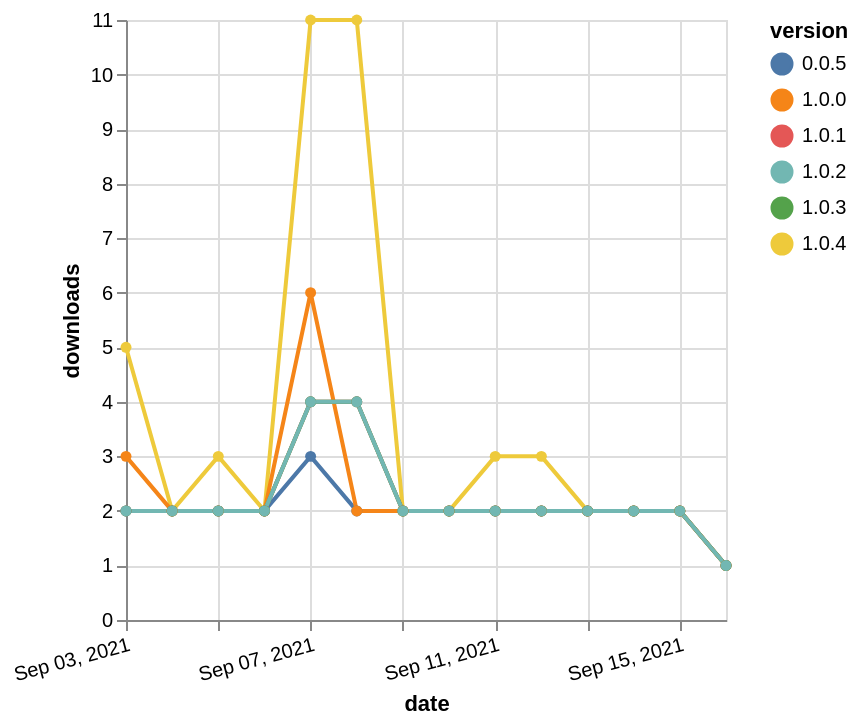

Vega-Lite specification for this chart:
### Vega-Lite specification from a JSON file in a GitHub repository (floating-point values rounded to 4 significant figures)
{"$schema": "https://vega.github.io/schema/vega-lite/v5.json", "description": "A simple bar chart with embedded data.", "data": {"values": [{"date": "2021-09-03", "total": 1537, "delta": 5, "version": "1.0.4"}, {"date": "2021-09-04", "total": 1539, "delta": 2, "version": "1.0.4"}, {"date": "2021-09-05", "total": 1542, "delta": 3, "version": "1.0.4"}, {"date": "2021-09-06", "total": 1544, "delta": 2, "version": "1.0.4"}, {"date": "2021-09-07", "total": 1555, "delta": 11, "version": "1.0.4"}, {"date": "2021-09-08", "total": 1566, "delta": 11, "version": "1.0.4"}, {"date": "2021-09-09", "total": 1568, "delta": 2, "version": "1.0.4"}, {"date": "2021-09-10", "total": 1570, "delta": 2, "version": "1.0.4"}, {"date": "2021-09-11", "total": 1573, "delta": 3, "version": "1.0.4"}, {"date": "2021-09-12", "total": 1576, "delta": 3, "version": "1.0.4"}, {"date": "2021-09-13", "total": 1578, "delta": 2, "version": "1.0.4"}, {"date": "2021-09-14", "total": 1580, "delta": 2, "version": "1.0.4"}, {"date": "2021-09-15", "total": 1582, "delta": 2, "version": "1.0.4"}, {"date": "2021-09-16", "total": 1583, "delta": 1, "version": "1.0.4"}, {"date": "2021-09-03", "total": 2066, "delta": 2, "version": "0.0.5"}, {"date": "2021-09-04", "total": 2068, "delta": 2, "version": "0.0.5"}, {"date": "2021-09-05", "total": 2070, "delta": 2, "version": "0.0.5"}, {"date": "2021-09-06", "total": 2072, "delta": 2, "version": "0.0.5"}, {"date": "2021-09-07", "total": 2075, "delta": 3, "version": "0.0.5"}, {"date": "2021-09-08", "total": 2077, "delta": 2, "version": "0.0.5"}, {"date": "2021-09-09", "total": 2079, "delta": 2, "version": "0.0.5"}, {"date": "2021-09-10", "total": 2081, "delta": 2, "version": "0.0.5"}, {"date": "2021-09-11", "total": 2083, "delta": 2, "version": "0.0.5"}, {"date": "2021-09-12", "total": 2085, "delta": 2, "version": "0.0.5"}, {"date": "2021-09-13", "total": 2087, "delta": 2, "version": "0.0.5"}, {"date": "2021-09-14", "total": 2089, "delta": 2, "version": "0.0.5"}, {"date": "2021-09-15", "total": 2091, "delta": 2, "version": "0.0.5"}, {"date": "2021-09-16", "total": 2092, "delta": 1, "version": "0.0.5"}, {"date": "2021-09-03", "total": 1505, "delta": 2, "version": "1.0.1"}, {"date": "2021-09-04", "total": 1507, "delta": 2, "version": "1.0.1"}, {"date": "2021-09-05", "total": 1509, "delta": 2, "version": "1.0.1"}, {"date": "2021-09-06", "total": 1511, "delta": 2, "version": "1.0.1"}, {"date": "2021-09-07", "total": 1515, "delta": 4, "version": "1.0.1"}, {"date": "2021-09-08", "total": 1519, "delta": 4, "version": "1.0.1"}, {"date": "2021-09-09", "total": 1521, "delta": 2, "version": "1.0.1"}, {"date": "2021-09-10", "total": 1523, "delta": 2, "version": "1.0.1"}, {"date": "2021-09-11", "total": 1525, "delta": 2, "version": "1.0.1"}, {"date": "2021-09-12", "total": 1527, "delta": 2, "version": "1.0.1"}, {"date": "2021-09-13", "total": 1529, "delta": 2, "version": "1.0.1"}, {"date": "2021-09-14", "total": 1531, "delta": 2, "version": "1.0.1"}, {"date": "2021-09-15", "total": 1533, "delta": 2, "version": "1.0.1"}, {"date": "2021-09-16", "total": 1534, "delta": 1, "version": "1.0.1"}, {"date": "2021-09-03", "total": 2365, "delta": 3, "version": "1.0.0"}, {"date": "2021-09-04", "total": 2367, "delta": 2, "version": "1.0.0"}, {"date": "2021-09-05", "total": 2369, "delta": 2, "version": "1.0.0"}, {"date": "2021-09-06", "total": 2371, "delta": 2, "version": "1.0.0"}, {"date": "2021-09-07", "total": 2377, "delta": 6, "version": "1.0.0"}, {"date": "2021-09-08", "total": 2379, "delta": 2, "version": "1.0.0"}, {"date": "2021-09-09", "total": 2381, "delta": 2, "version": "1.0.0"}, {"date": "2021-09-10", "total": 2383, "delta": 2, "version": "1.0.0"}, {"date": "2021-09-11", "total": 2385, "delta": 2, "version": "1.0.0"}, {"date": "2021-09-12", "total": 2387, "delta": 2, "version": "1.0.0"}, {"date": "2021-09-13", "total": 2389, "delta": 2, "version": "1.0.0"}, {"date": "2021-09-14", "total": 2391, "delta": 2, "version": "1.0.0"}, {"date": "2021-09-15", "total": 2393, "delta": 2, "version": "1.0.0"}, {"date": "2021-09-16", "total": 2394, "delta": 1, "version": "1.0.0"}, {"date": "2021-09-03", "total": 1358, "delta": 2, "version": "1.0.3"}, {"date": "2021-09-04", "total": 1360, "delta": 2, "version": "1.0.3"}, {"date": "2021-09-05", "total": 1362, "delta": 2, "version": "1.0.3"}, {"date": "2021-09-06", "total": 1364, "delta": 2, "version": "1.0.3"}, {"date": "2021-09-07", "total": 1368, "delta": 4, "version": "1.0.3"}, {"date": "2021-09-08", "total": 1372, "delta": 4, "version": "1.0.3"}, {"date": "2021-09-09", "total": 1374, "delta": 2, "version": "1.0.3"}, {"date": "2021-09-10", "total": 1376, "delta": 2, "version": "1.0.3"}, {"date": "2021-09-11", "total": 1378, "delta": 2, "version": "1.0.3"}, {"date": "2021-09-12", "total": 1380, "delta": 2, "version": "1.0.3"}, {"date": "2021-09-13", "total": 1382, "delta": 2, "version": "1.0.3"}, {"date": "2021-09-14", "total": 1384, "delta": 2, "version": "1.0.3"}, {"date": "2021-09-15", "total": 1386, "delta": 2, "version": "1.0.3"}, {"date": "2021-09-16", "total": 1387, "delta": 1, "version": "1.0.3"}, {"date": "2021-09-03", "total": 1388, "delta": 2, "version": "1.0.2"}, {"date": "2021-09-04", "total": 1390, "delta": 2, "version": "1.0.2"}, {"date": "2021-09-05", "total": 1392, "delta": 2, "version": "1.0.2"}, {"date": "2021-09-06", "total": 1394, "delta": 2, "version": "1.0.2"}, {"date": "2021-09-07", "total": 1398, "delta": 4, "version": "1.0.2"}, {"date": "2021-09-08", "total": 1402, "delta": 4, "version": "1.0.2"}, {"date": "2021-09-09", "total": 1404, "delta": 2, "version": "1.0.2"}, {"date": "2021-09-10", "total": 1406, "delta": 2, "version": "1.0.2"}, {"date": "2021-09-11", "total": 1408, "delta": 2, "version": "1.0.2"}, {"date": "2021-09-12", "total": 1410, "delta": 2, "version": "1.0.2"}, {"date": "2021-09-13", "total": 1412, "delta": 2, "version": "1.0.2"}, {"date": "2021-09-14", "total": 1414, "delta": 2, "version": "1.0.2"}, {"date": "2021-09-15", "total": 1416, "delta": 2, "version": "1.0.2"}, {"date": "2021-09-16", "total": 1417, "delta": 1, "version": "1.0.2"}]}, "width": "container", "mark": {"type": "line", "point": {"filled": true}}, "encoding": {"x": {"field": "date", "type": "temporal", "timeUnit": "yearmonthdate", "title": "date", "axis": {"labelAngle": -15}}, "y": {"field": "delta", "type": "quantitative", "title": "downloads"}, "color": {"field": "version", "type": "nominal"}, "tooltip": {"field": "delta"}}}
